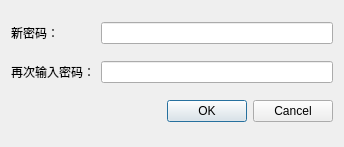
<?xml version="1.0" encoding="UTF-8"?>
<ui version="4.0">
 <class>SetUsrPwdDlg</class>
 <widget class="QDialog" name="SetUsrPwdDlg">
  <property name="geometry">
   <rect>
    <x>0</x>
    <y>0</y>
    <width>344</width>
    <height>147</height>
   </rect>
  </property>
  <property name="windowTitle">
   <string>重设密码</string>
  </property>
  <layout class="QGridLayout" name="gridLayout">
   <item row="0" column="0">
    <widget class="QLabel" name="label">
     <property name="text">
      <string>新密码：</string>
     </property>
    </widget>
   </item>
   <item row="0" column="1">
    <widget class="QLineEdit" name="edit_new_pwd">
     <property name="echoMode">
      <enum>QLineEdit::Password</enum>
     </property>
    </widget>
   </item>
   <item row="1" column="0">
    <widget class="QLabel" name="label_2">
     <property name="text">
      <string>再次输入密码：</string>
     </property>
    </widget>
   </item>
   <item row="1" column="1">
    <widget class="QLineEdit" name="edit_new_pwd_2">
     <property name="echoMode">
      <enum>QLineEdit::Password</enum>
     </property>
    </widget>
   </item>
   <item row="2" column="0" colspan="2">
    <widget class="QDialogButtonBox" name="buttonBox">
     <property name="orientation">
      <enum>Qt::Horizontal</enum>
     </property>
     <property name="standardButtons">
      <set>QDialogButtonBox::Cancel|QDialogButtonBox::Ok</set>
     </property>
    </widget>
   </item>
  </layout>
 </widget>
 <resources/>
 <connections>
  <connection>
   <sender>buttonBox</sender>
   <signal>accepted()</signal>
   <receiver>SetUsrPwdDlg</receiver>
   <slot>accept()</slot>
   <hints>
    <hint type="sourcelabel">
     <x>248</x>
     <y>254</y>
    </hint>
    <hint type="destinationlabel">
     <x>157</x>
     <y>274</y>
    </hint>
   </hints>
  </connection>
  <connection>
   <sender>buttonBox</sender>
   <signal>rejected()</signal>
   <receiver>SetUsrPwdDlg</receiver>
   <slot>reject()</slot>
   <hints>
    <hint type="sourcelabel">
     <x>316</x>
     <y>260</y>
    </hint>
    <hint type="destinationlabel">
     <x>286</x>
     <y>274</y>
    </hint>
   </hints>
  </connection>
 </connections>
</ui>
